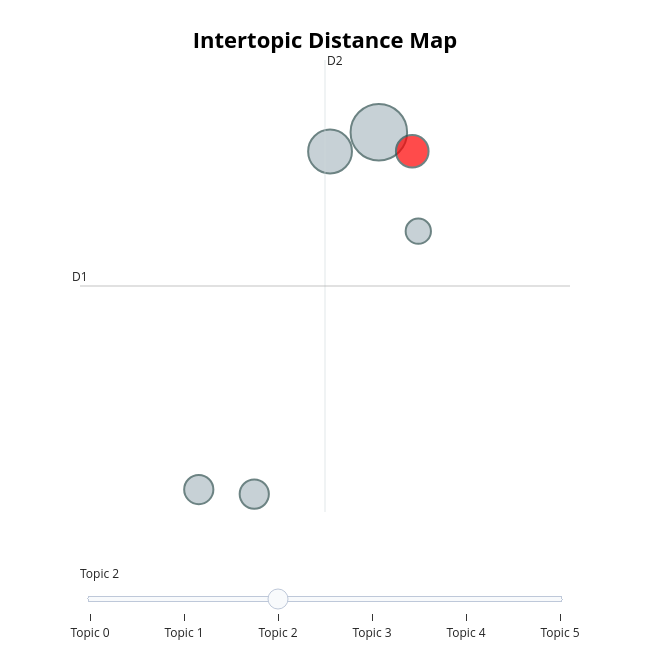

Notebook source saved alongside this figure:
### Code cell
fig_topics = topic_model.visualize_topics()
fig_topics

### Figure 1 — Plotly figure (JSON) as saved in the notebook; plotly's stock layout.template omitted (floating-point values rounded to 4 significant figures)
{"data": [{"customdata": [[0, "推薦菜色 | 咕嚕嚕 | 北門炸粿 | 曾經 | 炸醬麵", 15], [1, "推薦菜色 | 花生糖派對 | 竹塹餅 | 柴梳餅 | 客家小肉餅", 9], [2, "鴨肉許 | 推薦菜色 | 狀元雞 | 草根廚房 | 草根鍋餅", 5], [3, "太陽飯 | 魚條 | 漁香 | 骨仔肉魚丸湯 | 泡菜", 4], [4, "麻油松阪豬 | 不過 | 黑米糕 | 紅燒魚皮 | 烤排骨", 4], [5, "檸檬塔 | 可麗露 | 檸檬生乳酪蛋糕 | 金磚布丁 | 咖啡豆", 3]], "hovertemplate": "<b>Topic %{customdata[0]}</b><br>%{customdata[1]}<br>Size: %{customdata[2]}", "legendgroup": "", "marker": {"color": ["#B0BEC5", "#B0BEC5", "red", "#B0BEC5", "#B0BEC5", "#B0BEC5"], "line": {"color": "DarkSlateGrey", "width": 2}, "size": [15, 9, 5, 4, 4, 3], "sizemode": "area", "sizeref": 0.009375, "symbol": "circle"}, "mode": "markers", "name": "", "orientation": "v", "showlegend": false, "type": "scatter", "x": [10.54, 10.01, 10.9, 9.185, 8.583, 10.96], "xaxis": "x", "y": [17.28, 16.59, 16.6, 4.288, 4.451, 13.73], "yaxis": "y"}], "layout": {"annotations": [{"showarrow": false, "text": "D1", "x": 7.296, "y": 11.76, "yshift": 10}, {"showarrow": false, "text": "D2", "x": 9.952, "xshift": 10, "y": 19.87}], "height": 650, "hoverlabel": {"bgcolor": "white", "font": {"family": "Rockwell", "size": 16}}, "legend": {"itemsizing": "constant", "tracegroupgap": 0}, "margin": {"t": 60}, "shapes": [{"line": {"color": "#CFD8DC", "width": 2}, "type": "line", "x0": 9.952, "x1": 9.952, "y0": 3.644, "y1": 19.87}, {"line": {"color": "#9E9E9E", "width": 2}, "type": "line", "x0": 7.296, "x1": 12.61, "y0": 11.76, "y1": 11.76}], "sliders": [{"active": 2, "pad": {"t": 50}, "steps": [{"args": [{"marker.color": [["red", "#B0BEC5", "#B0BEC5", "#B0BEC5", "#B0BEC5", "#B0BEC5"]]}], "label": "Topic 0", "method": "update"}, {"args": [{"marker.color": [["#B0BEC5", "red", "#B0BEC5", "#B0BEC5", "#B0BEC5", "#B0BEC5"]]}], "label": "Topic 1", "method": "update"}, {"args": [{"marker.color": [["#B0BEC5", "#B0BEC5", "red", "#B0BEC5", "#B0BEC5", "#B0BEC5"]]}], "label": "Topic 2", "method": "update"}, {"args": [{"marker.color": [["#B0BEC5", "#B0BEC5", "#B0BEC5", "red", "#B0BEC5", "#B0BEC5"]]}], "label": "Topic 3", "method": "update"}, {"args": [{"marker.color": [["#B0BEC5", "#B0BEC5", "#B0BEC5", "#B0BEC5", "red", "#B0BEC5"]]}], "label": "Topic 4", "method": "update"}, {"args": [{"marker.color": [["#B0BEC5", "#B0BEC5", "#B0BEC5", "#B0BEC5", "#B0BEC5", "red"]]}], "label": "Topic 5", "method": "update"}]}], "title": {"font": {"color": "Black", "size": 22}, "text": "<b>Intertopic Distance Map</b>", "x": 0.5, "xanchor": "center", "y": 0.95, "yanchor": "top"}, "width": 650, "xaxis": {"anchor": "y", "domain": [0, 1], "range": [7.296, 12.61], "title": {"text": ""}, "type": "linear", "visible": false}, "yaxis": {"anchor": "x", "domain": [0, 1], "range": [3.644, 19.87], "title": {"text": ""}, "type": "linear", "visible": false}}}
